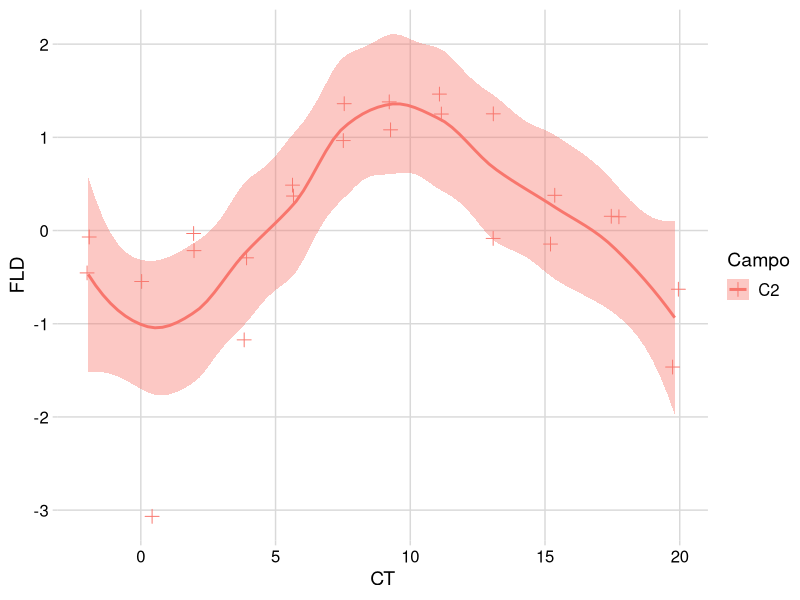
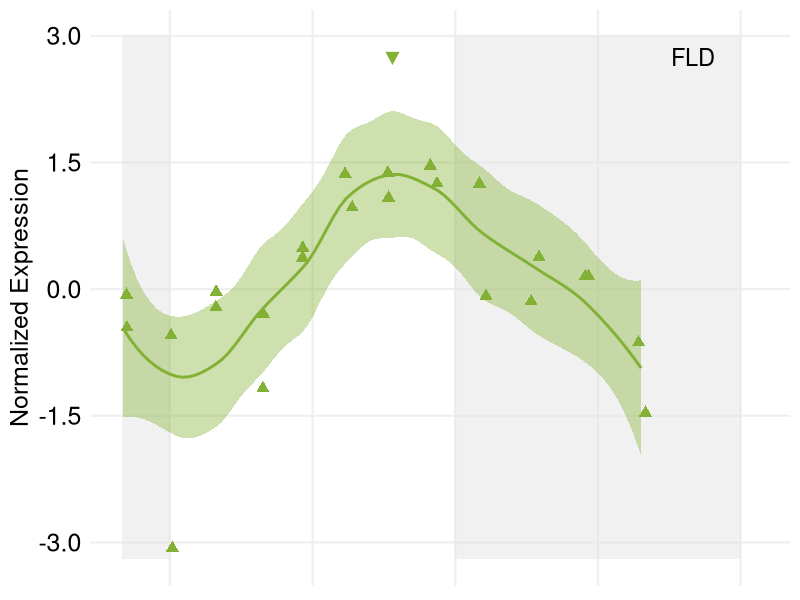
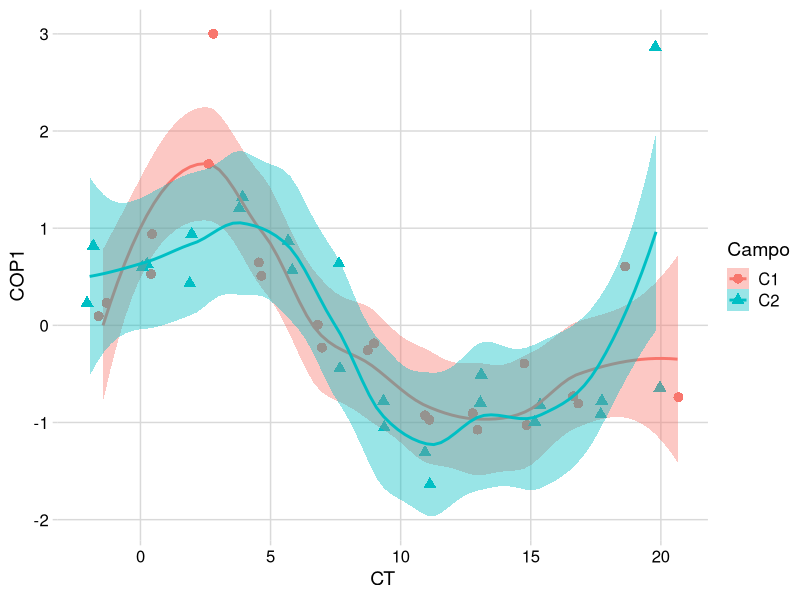
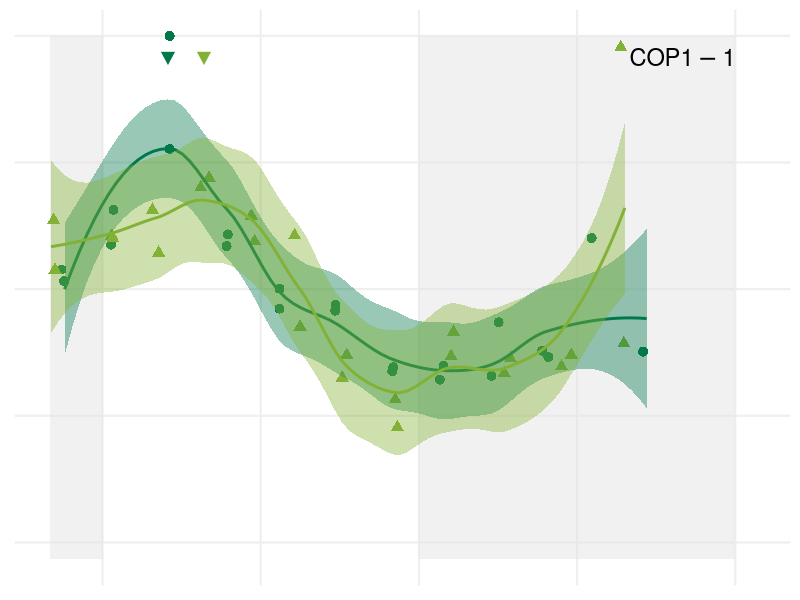
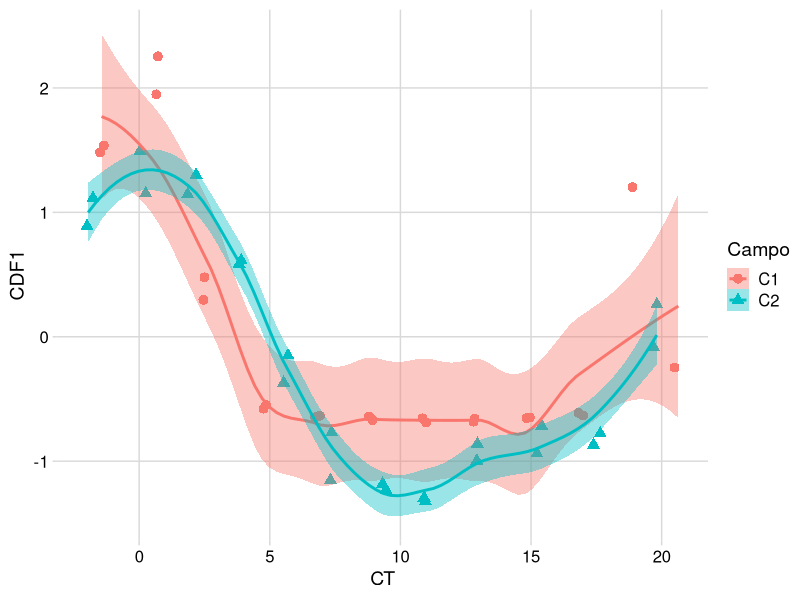
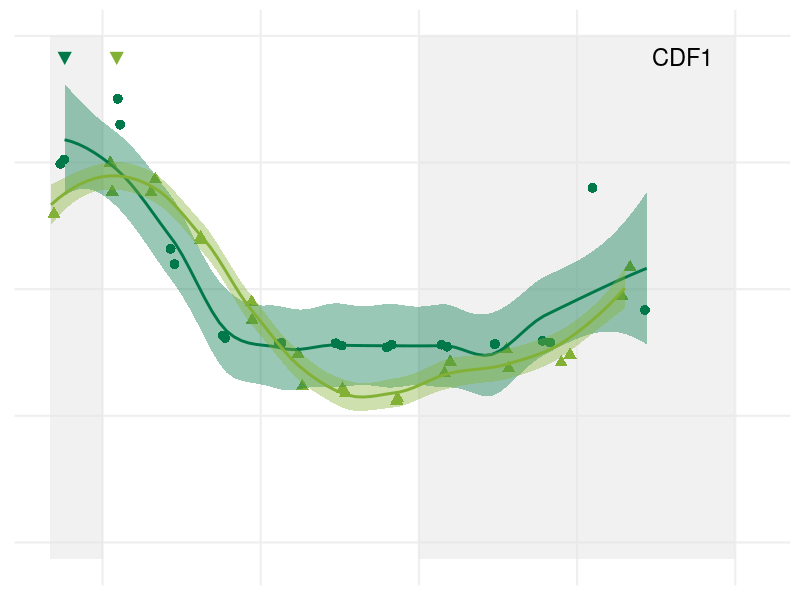
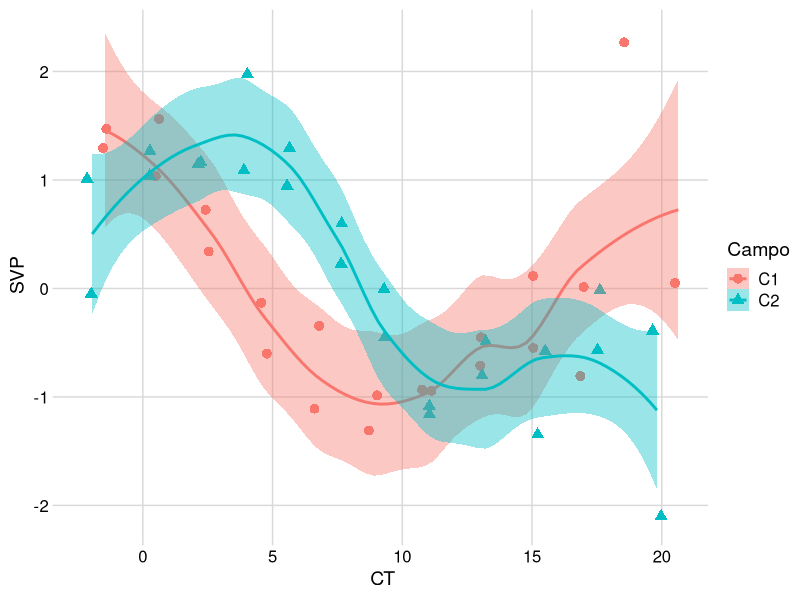
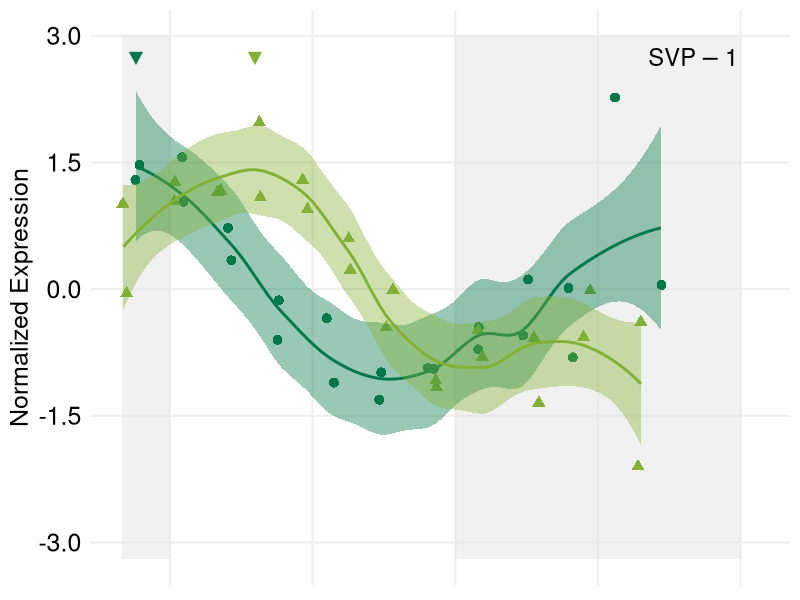

The R source for these figures, in order:
library(ggplot2)
library(scales)
library(reshape2)
library(cowplot)
theme_set(theme_minimal_grid())

#green
C1 <- "#007849"
C2 <- "#82b135"
both <- "grey"

#C1_line = "longdash"
C1_line = "solid"
C2_line = "solid"

#export 1400 x 1400
#.svg 1440 x 1440
#set folder

#Figure3A_FLD
timecourses_FLD <- read.csv("FLD_timecourses.txt", sep="\t")
ggplot(data=timecourses_FLD, aes(x=CT, y=FLD, group=Campo)) +
  geom_jitter(aes(col=Campo), shape = 3, position=position_jitter(0.2), size = 3) +
  stat_smooth(aes(group = Campo, colour = Campo, fill=Campo, outfit=fit2<<-..y..),method="loess",  span = 0.5)
fit2 <- data.frame(fit2)
fit3 <- fit2[1:80, ]
fit5 <- cbind(fit3)
fit5 <- data.frame(fit5)
maxC20 <- data.frame(which(fit5 == max(fit5$fit3), arr.ind=TRUE))
maxC2 <- ((maxC20$row-1)*21.78/79)-1.95
minC20 <- data.frame(which(fit5 == min(fit5$fit3), arr.ind=TRUE))
minC2 <- ((minC20$row-1)*21.78/79)-1.95
FinalMaxMin <- cbind(maxC2, minC2)

FLD <- ggplot(data=timecourses_FLD, aes(x=CT, y=FLD, group=Campo)) +
  annotate("rect", xmin = -2, xmax = 0, ymin = -3.2, ymax = 3, alpha = .5, fill = "#e3e3e3")+
  annotate("rect", xmin = 12, xmax = 24, ymin = -3.2, ymax = 3, alpha = .5, fill = "#e3e3e3")+
  geom_jitter(aes(col=Campo), shape = 17, position=position_jitter(0.2), size = 3) +
  stat_smooth(aes(group = Campo, colour = Campo, fill=Campo, outfit=fit2<<-..y..),method="loess",  span = 0.5)+
  scale_colour_manual(values=c(C2))+
  scale_fill_manual(values=c(C2))+
  scale_linetype_manual(values=c(C2_line)) +
  annotate("text", x = maxC2, y = 2.75, label = "\u25bc", size = 6, colour=C2)+
  annotate("text", x = 22, y = 2.75, label = "FLD", size = 6, parse=TRUE)+
  scale_x_continuous(breaks=seq(0,24,6), name="ZT (h)", limits=c(-2, 24.75))+
  scale_y_continuous(breaks=seq(-3,3,1.5), name="Normalized Expression", limits=c(-3.2,3), labels = scales::number_format(accuracy = 0.1))+
  theme(panel.grid.major = element_line(colour = "#efefef", size = 0.75), 
        text = element_text(size=18), 
        axis.ticks = element_blank(),
        axis.line = element_blank(),
        axis.text.x = element_blank(),
        axis.title.x = element_blank(),
        axis.text.y = element_text(size=18),
        legend.position = "none"
  )
FLD
FinalMaxMin


#Figure3B_COP1
timecourses_COP1 <- read.csv("COP1_timecourses.txt", sep="\t")
ggplot(data=timecourses_COP1, aes(x=CT, y=COP1, group=Campo)) +
  geom_jitter(aes(col=Campo, shape = Campo),position=position_jitter(0.2), size = 3) +
  stat_smooth(aes(group = Campo, colour = Campo, fill=Campo, outfit=fit2<<-..y..),method="loess",  span = 0.5)
fit2 <- data.frame(fit2)
fit3 <- fit2[1:80, ]
fit4 <- fit2[81:160, ]
fit5 <- cbind(fit3, fit4)
fit5 <- data.frame(fit5)
maxC10 <- data.frame(which(fit5 == max(fit5$fit3), arr.ind=TRUE))
maxC1 <- ((maxC10$row-1)*22.08/79)-1.44
maxC20 <- data.frame(which(fit5 == max(fit5$fit4), arr.ind=TRUE))
maxC2 <- ((maxC20$row-1)*21.78/79)-1.95
minC10 <- data.frame(which(fit5 == min(fit5$fit3), arr.ind=TRUE))
minC1 <- ((minC10$row-1)*22.08/79)-1.44
minC20 <- data.frame(which(fit5 == min(fit5$fit4), arr.ind=TRUE))
minC2 <- ((minC20$row-1)*21.78/79)-1.95
FinalMaxMin <- cbind(maxC1, minC1, maxC2, minC2)

COP1 <- ggplot(data=timecourses_COP1, aes(x=CT, y=COP1, group=Campo)) +
  annotate("rect", xmin = -2, xmax = 0, ymin = -3.2, ymax = 3, alpha = .5, fill = "#e3e3e3")+
  annotate("rect", xmin = 12, xmax = 24, ymin = -3.2, ymax = 3, alpha = .5, fill = "#e3e3e3")+
  geom_jitter(aes(col=Campo, shape = Campo),position=position_jitter(0.2), size = 3) +
  stat_smooth(aes(group = Campo, colour = Campo, fill=Campo, outfit=fit2<<-..y..),method="loess",  span = 0.5)+
  scale_colour_manual(values=c(C1, C2))+
  scale_fill_manual(values=c(C1, C2))+
  scale_linetype_manual(values=c(C1_line, C2_line)) +
  annotate("text", x = maxC1, y = 2.75, label = "\u25bc", size = 6, colour=C1)+
  annotate("text", x = maxC2, y = 2.75, label = "\u25bc", size = 6, colour=C2)+
  annotate("text", x = 22, y = 2.75, label = "COP1-1", size = 6, parse=TRUE)+
  scale_x_continuous(breaks=seq(0,24,6), name="ZT (h)", limits=c(-2, 24.75))+
  scale_y_continuous(breaks=seq(-3,3,1.5), name="Normalized Expression", limits=c(-3.2,3), labels = scales::number_format(accuracy = 0.1))+
  theme(panel.grid.major = element_line(colour = "#efefef", size = 0.75), 
        text = element_text(size=18), 
        axis.ticks = element_blank(),
        axis.line = element_blank(),
        axis.text.x = element_blank(),
        axis.title.x = element_blank(),
        axis.text.y = element_blank(),
        axis.title.y = element_blank(),
        legend.position = "none"
  )
COP1
FinalMaxMin


#Figure3C_CDF1
timecourses_CDF1 <- read.csv("CDF1_timecourses.txt", sep="\t")
ggplot(data=timecourses_CDF1, aes(x=CT, y=CDF1, group=Campo)) +
  geom_jitter(aes(col=Campo, shape = Campo),position=position_jitter(0.2), size = 3) +
  stat_smooth(aes(group = Campo, colour = Campo, fill=Campo, outfit=fit2<<-..y..),method="loess",  span = 0.5)
fit2 <- data.frame(fit2)
fit3 <- fit2[1:80, ]
fit4 <- fit2[81:160, ]
fit5 <- cbind(fit3, fit4)
fit5 <- data.frame(fit5)
maxC10 <- data.frame(which(fit5 == max(fit5$fit3), arr.ind=TRUE))
maxC1 <- ((maxC10$row-1)*22.08/79)-1.44
maxC20 <- data.frame(which(fit5 == max(fit5$fit4), arr.ind=TRUE))
maxC2 <- ((maxC20$row-1)*21.78/79)-1.95
minC10 <- data.frame(which(fit5 == min(fit5$fit3), arr.ind=TRUE))
minC1 <- ((minC10$row-1)*22.08/79)-1.44
minC20 <- data.frame(which(fit5 == min(fit5$fit4), arr.ind=TRUE))
minC2 <- ((minC20$row-1)*21.78/79)-1.95
FinalMaxMin <- cbind(maxC1, minC1, maxC2, minC2)

CDF1 <- ggplot(data=timecourses_CDF1, aes(x=CT, y=CDF1, group=Campo)) +
  annotate("rect", xmin = -2, xmax = 0, ymin = -3.2, ymax = 3, alpha = .5, fill = "#e3e3e3")+
  annotate("rect", xmin = 12, xmax = 24, ymin = -3.2, ymax = 3, alpha = .5, fill = "#e3e3e3")+
  geom_jitter(aes(col=Campo, shape = Campo),position=position_jitter(0.2), size = 3) +
  stat_smooth(aes(group = Campo, colour = Campo, fill=Campo, outfit=fit2<<-..y..),method="loess",  span = 0.5)+
  scale_colour_manual(values=c(C1, C2))+
  scale_fill_manual(values=c(C1, C2))+
  scale_linetype_manual(values=c(C1_line, C2_line)) +
  annotate("text", x = maxC1, y = 2.75, label = "\u25bc", size = 6, colour=C1)+
  annotate("text", x = maxC2, y = 2.75, label = "\u25bc", size = 6, colour=C2)+
  annotate("text", x = 22, y = 2.75, label = "CDF1", size = 6, parse=TRUE)+
  scale_x_continuous(breaks=seq(0,24,6), name="ZT (h)", limits=c(-2, 24.75))+
  scale_y_continuous(breaks=seq(-3,3,1.5), name="Normalized Expression", limits=c(-3.2,3), labels = scales::number_format(accuracy = 0.1))+
  theme(panel.grid.major = element_line(colour = "#efefef", size = 0.75), 
        text = element_text(size=18), 
        axis.ticks = element_blank(),
        axis.line = element_blank(),
        axis.text.x = element_blank(),
        axis.title.x = element_blank(),
        axis.text.y = element_blank(),
        axis.title.y = element_blank(),
        legend.position = "none"
  )
CDF1
FinalMaxMin


#Figure3D_SVP-1
timecourses_SVP <- read.csv("SVP_1_timecourses.txt", sep="\t")
ggplot(data=timecourses_SVP, aes(x=CT, y=SVP, group=Campo)) +
  geom_jitter(aes(col=Campo, shape = Campo),position=position_jitter(0.2), size = 3) +
  stat_smooth(aes(group = Campo, colour = Campo, fill=Campo, outfit=fit2<<-..y..),method="loess",  span = 0.5)
fit2 <- data.frame(fit2)
fit3 <- fit2[1:80, ]
fit4 <- fit2[81:160, ]
fit5 <- cbind(fit3, fit4)
fit5 <- data.frame(fit5)
maxC10 <- data.frame(which(fit5 == max(fit5$fit3), arr.ind=TRUE))
maxC1 <- ((maxC10$row-1)*22.08/79)-1.44
maxC20 <- data.frame(which(fit5 == max(fit5$fit4), arr.ind=TRUE))
maxC2 <- ((maxC20$row-1)*21.78/79)-1.95
minC10 <- data.frame(which(fit5 == min(fit5$fit3), arr.ind=TRUE))
minC1 <- ((minC10$row-1)*22.08/79)-1.44
minC20 <- data.frame(which(fit5 == min(fit5$fit4), arr.ind=TRUE))
minC2 <- ((minC20$row-1)*21.78/79)-1.95
FinalMaxMin <- cbind(maxC1, minC1, maxC2, minC2)

SVP_1 <- ggplot(data=timecourses_SVP, aes(x=CT, y=SVP, group=Campo)) +
  annotate("rect", xmin = -2, xmax = 0, ymin = -3.2, ymax = 3, alpha = .5, fill = "#e3e3e3")+
  annotate("rect", xmin = 12, xmax = 24, ymin = -3.2, ymax = 3, alpha = .5, fill = "#e3e3e3")+
  geom_jitter(aes(col=Campo, shape = Campo),position=position_jitter(0.2), size = 3) +
  stat_smooth(aes(group = Campo, colour = Campo, fill=Campo, outfit=fit2<<-..y..),method="loess",  span = 0.5)+
  scale_colour_manual(values=c(C1, C2))+
  scale_fill_manual(values=c(C1, C2))+
  scale_linetype_manual(values=c(C1_line, C2_line)) +
  annotate("text", x = maxC1, y = 2.75, label = "\u25bc", size = 6, colour=C1)+
  annotate("text", x = maxC2, y = 2.75, label = "\u25bc", size = 6, colour=C2)+
  annotate("text", x = 22, y = 2.75, label = "SVP-1", size = 6, parse=TRUE)+
  scale_x_continuous(breaks=seq(0,24,6), name="ZT (h)", limits=c(-2, 24.75))+
  scale_y_continuous(breaks=seq(-3,3,1.5), name="Normalized Expression", limits=c(-3.2,3), labels = scales::number_format(accuracy = 0.1))+
  theme(panel.grid.major = element_line(colour = "#efefef", size = 0.75), 
        text = element_text(size=18), 
        axis.ticks = element_blank(),
        axis.line = element_blank(),
        axis.text.x = element_blank(),
        axis.title.x = element_blank(),
        axis.text.y = element_text(size=18),
        legend.position = "none"
  )
SVP_1
FinalMaxMin


#Figure3E_SVP-2
timecourses_SVP <- read.csv("SVP_2_timecourses.txt", sep="\t")
ggplot(data=timecourses_SVP, aes(x=CT, y=SVP, group=Campo)) +
  geom_jitter(aes(col=Campo, shape = Campo),position=position_jitter(0.2), size = 3) +
  stat_smooth(aes(group = Campo, colour = Campo, fill=Campo, outfit=fit2<<-..y..),method="loess",  span = 0.5)
fit2 <- data.frame(fit2)
fit3 <- fit2[1:60, ]
fit4 <- fit2[81:140, ]
fit5 <- cbind(fit3, fit4)
fit5 <- data.frame(fit5)
maxC10 <- data.frame(which(fit5 == max(fit5$fit3), arr.ind=TRUE))
maxC1 <- ((maxC10$row-1)*16.13/59)-1.44
maxC20 <- data.frame(which(fit5 == max(fit5$fit4), arr.ind=TRUE))
maxC2 <- ((maxC20$row-1)*15.77/59)-1.95
minC10 <- data.frame(which(fit5 == min(fit5$fit3), arr.ind=TRUE))
minC1 <- ((minC10$row-1)*16.13/59)-1.44
minC20 <- data.frame(which(fit5 == min(fit5$fit4), arr.ind=TRUE))
minC2 <- ((minC20$row-1)*15.77/59)-1.95
FinalMaxMin <- cbind(maxC1, minC1, maxC2, minC2)

SVP_2 <- ggplot(data=timecourses_SVP, aes(x=CT, y=SVP, group=Campo)) +
  annotate("rect", xmin = -2, xmax = 0, ymin = -3.2, ymax = 3, alpha = .5, fill = "#e3e3e3")+
  annotate("rect", xmin = 12, xmax = 24, ymin = -3.2, ymax = 3, alpha = .5, fill = "#e3e3e3")+
  geom_jitter(aes(col=Campo, shape = Campo),position=position_jitter(0.2), size = 3) +
  stat_smooth(aes(group = Campo, colour = Campo, fill=Campo, outfit=fit2<<-..y..),method="loess",  span = 0.5)+
  scale_colour_manual(values=c(C1, C2))+
  scale_fill_manual(values=c(C1, C2))+
  scale_linetype_manual(values=c(C1_line, C2_line)) +
  annotate("text", x = maxC1, y = 2.75, label = "\u25bc", size = 6, colour=C1)+
  annotate("text", x = maxC2, y = 2.75, label = "\u25bc", size = 6, colour=C2)+
  annotate("text", x = 22, y = 2.75, label = "SVP-2", size = 6, parse=TRUE)+
  scale_x_continuous(breaks=seq(0,24,6), name="ZT (h)", limits=c(-2, 24.75))+
  scale_y_continuous(breaks=seq(-3,3,1.5), name="Normalized Expression", limits=c(-3.2,3), labels = scales::number_format(accuracy = 0.1))+
  theme(panel.grid.major = element_line(colour = "#efefef", size = 0.75), 
        text = element_text(size=18), 
        axis.ticks = element_blank(),
        axis.line = element_blank(),
        axis.text.x = element_blank(),
        axis.title.x = element_blank(),
        axis.text.y = element_blank(),
        axis.title.y = element_blank(),
        legend.position = "none"
  )
SVP_2
FinalMaxMin


#Figure3F_SVP_3
timecourses_SVP <- read.csv("SVPc_timecourses.txt", sep="\t")
ggplot(data=timecourses_SVP, aes(x=CT, y=SVP, group=Campo)) +
  geom_jitter(aes(col=Campo, shape = Campo),position=position_jitter(0.2), size = 3) +
  stat_smooth(aes(group = Campo, colour = Campo, fill=Campo, outfit=fit2<<-..y..),method="loess",  span = 0.5)
fit2 <- data.frame(fit2)
fit3 <- fit2[1:70, ]
fit4 <- fit2[81:160, ]
fit5 <- cbind(fit3, fit4)
fit5 <- data.frame(fit5)
maxC10 <- data.frame(which(fit5 == max(fit5$fit3), arr.ind=TRUE))
maxC1 <- ((maxC10$row-1)*19.01/69)-1.44
maxC20 <- data.frame(which(fit5 == max(fit5$fit4), arr.ind=TRUE))
maxC2 <- ((maxC20$row-1)*21.78/79)-1.95
minC10 <- data.frame(which(fit5 == min(fit5$fit3), arr.ind=TRUE))
minC1 <- ((minC10$row-1)*19.01/69)-1.44
minC20 <- data.frame(which(fit5 == min(fit5$fit4), arr.ind=TRUE))
minC2 <- ((minC20$row-1)*21.78/79)-1.95
FinalMaxMin <- cbind(maxC1, minC1, maxC2, minC2)

SVP_3 <- ggplot(data=timecourses_SVP, aes(x=CT, y=SVP, group=Campo)) +
  annotate("rect", xmin = -2, xmax = 0, ymin = -3.2, ymax = 3, alpha = .5, fill = "#e3e3e3")+
  annotate("rect", xmin = 12, xmax = 24, ymin = -3.2, ymax = 3, alpha = .5, fill = "#e3e3e3")+
  geom_jitter(aes(col=Campo, shape = Campo),position=position_jitter(0.2), size = 3) +
  stat_smooth(aes(group = Campo, colour = Campo, fill=Campo, outfit=fit2<<-..y..),method="loess",  span = 0.5)+
  scale_colour_manual(values=c(C1, C2))+
  scale_fill_manual(values=c(C1, C2))+
  scale_linetype_manual(values=c(C1_line, C2_line)) +
  annotate("text", x = maxC1[1], y = 2.75, label = "\u25bc", size = 6, colour=C1)+
  annotate("text", x = maxC2, y = 2.75, label = "\u25bc", size = 6, colour=C2)+
  annotate("text", x = 22, y = 2.75, label = "SVP-3", size = 6, parse=TRUE)+
  scale_x_continuous(breaks=seq(0,24,6), name="ZT (h)", limits=c(-2, 24.75))+
  scale_y_continuous(breaks=seq(-3,3,1.5), name="Normalized Expression", limits=c(-3.2,3), labels = scales::number_format(accuracy = 0.1))+
  theme(panel.grid.major = element_line(colour = "#efefef", size = 0.75), 
        text = element_text(size=18), 
        axis.ticks = element_blank(),
        axis.line = element_blank(),
        axis.text.x = element_blank(),
        axis.title.x = element_blank(),
        axis.text.y = element_blank(),
        axis.title.y = element_blank(),
        legend.position = "none"
  )
SVP_3
FinalMaxMin


#FigureG_SOC1
timecourses_SOC1 <- read.csv("SOC1_timecourses.txt", sep="\t")
ggplot(data=timecourses_SOC1, aes(x=CT, y=SOC1, group=Campo)) +
  geom_jitter(aes(col=Campo, shape = Campo),position=position_jitter(0.2), size = 3) +
  stat_smooth(aes(group = Campo, colour = Campo, fill=Campo, outfit=fit2<<-..y..),method="loess",  span = 0.5)
fit2 <- data.frame(fit2)
fit3 <- fit2[1:80, ]
fit4 <- fit2[81:150, ]
fit5 <- cbind(fit3, fit4)
fit5 <- data.frame(fit5)
maxC10 <- data.frame(which(fit5 == max(fit5$fit3), arr.ind=TRUE))
maxC1 <- ((maxC10$row-1)*22.08/79)-1.44
maxC20 <- data.frame(which(fit5 == max(fit5$fit4), arr.ind=TRUE))
maxC2 <- ((maxC20$row-1)*18.78/69)-1.95
minC10 <- data.frame(which(fit5 == min(fit5$fit3), arr.ind=TRUE))
minC1 <- ((minC10$row-1)*22.08/79)-1.44
minC20 <- data.frame(which(fit5 == min(fit5$fit4), arr.ind=TRUE))
minC2 <- ((minC20$row-1)*18.78/69)-1.95
FinalMaxMin <- cbind(maxC1, minC1, maxC2, minC2)

SOC1 <- ggplot(data=timecourses_SOC1, aes(x=CT, y=SOC1, group=Campo)) +
  annotate("rect", xmin = -2, xmax = 0, ymin = -3.2, ymax = 3, alpha = .5, fill = "#e3e3e3")+
  annotate("rect", xmin = 12, xmax = 24, ymin = -3.2, ymax = 3, alpha = .5, fill = "#e3e3e3")+
  geom_jitter(aes(col=Campo, shape = Campo),position=position_jitter(0.2), size = 3) +
  stat_smooth(aes(group = Campo, colour = Campo, fill=Campo, outfit=fit2<<-..y..),method="loess",  span = 0.5)+
  scale_colour_manual(values=c(C1, C2))+
  scale_fill_manual(values=c(C1, C2))+
  scale_linetype_manual(values=c(C1_line, C2_line)) +
  annotate("text", x = maxC1, y = 2.75, label = "\u25bc", size = 6, colour=C1)+
  annotate("text", x = maxC2[1], y = 2.75, label = "\u25bc", size = 6, colour=C2)+
  annotate("text", x = 22, y = 2.75, label = "SOC1", size = 6, parse=TRUE)+
  scale_x_continuous(breaks=seq(0,24,6), name="ZT (h)", limits=c(-2, 24.75))+
  scale_y_continuous(breaks=seq(-3,3,1.5), name="Normalized Expression", limits=c(-3.2,3), labels = scales::number_format(accuracy = 0.1))+
  theme(panel.grid.major = element_line(colour = "#efefef", size = 0.75), 
        text = element_text(size=18), 
        axis.ticks = element_blank(),
        axis.line = element_blank(),
        axis.text.x = element_text(size=18),
        axis.text.y = element_text(size=18),
        legend.position = "none"
  )
SOC1
FinalMaxMin


#FigureH_FT
timecourses_FT <- read.csv("FT_timecourses.txt", sep="\t")
ggplot(data=timecourses_FT, aes(x=CT, y=FT, group=Campo)) +
  geom_jitter(aes(col=Campo, shape = Campo),position=position_jitter(0.2), size = 3) +
  stat_smooth(aes(group = Campo, colour = Campo, fill=Campo, outfit=fit2<<-..y..),method="loess",  span = 0.5)
fit2 <- data.frame(fit2)
fit3 <- fit2[1:80, ]
fit4 <- fit2[81:160, ]
fit5 <- cbind(fit3, fit4)
fit5 <- data.frame(fit5)
maxC10 <- data.frame(which(fit5 == max(fit5$fit3), arr.ind=TRUE))
maxC1 <- ((maxC10$row-1)*22.08/79)-1.44
maxC20 <- data.frame(which(fit5 == max(fit5$fit4), arr.ind=TRUE))
maxC2 <- ((maxC20$row-1)*21.78/79)-1.95
minC10 <- data.frame(which(fit5 == min(fit5$fit3), arr.ind=TRUE))
minC1 <- ((minC10$row-1)*22.08/79)-1.44
minC20 <- data.frame(which(fit5 == min(fit5$fit4), arr.ind=TRUE))
minC2 <- ((minC20$row-1)*21.78/79)-1.95
FinalMaxMin <- cbind(maxC1, minC1, maxC2, minC2)

FT <- ggplot(data=timecourses_FT, aes(x=CT, y=FT, group=Campo)) +
  annotate("rect", xmin = -2, xmax = 0, ymin = -3.2, ymax = 3, alpha = .5, fill = "#e3e3e3")+
  annotate("rect", xmin = 12, xmax = 24, ymin = -3.2, ymax = 3, alpha = .5, fill = "#e3e3e3")+
  geom_jitter(aes(col=Campo, shape = Campo),position=position_jitter(0.2), size = 3) +
  stat_smooth(aes(group = Campo, colour = Campo, fill=Campo, outfit=fit2<<-..y..),method="loess",  span = 0.5)+
  scale_colour_manual(values=c(C1, C2))+
  scale_fill_manual(values=c(C1, C2))+
  scale_linetype_manual(values=c(C1_line, C2_line)) +
  annotate("text", x = maxC1, y = 2.75, label = "\u25bc", size = 6, colour=C1)+
  annotate("text", x = maxC2, y = 2.75, label = "\u25bc", size = 6, colour=C2)+
  annotate("text", x = 22, y = 2.75, label = "FT", size = 6, parse=TRUE)+
  scale_x_continuous(breaks=seq(0,24,6), name="ZT (h)", limits=c(-2, 24.75))+
  scale_y_continuous(breaks=seq(-3,3,1.5), name="Normalized Expression", limits=c(-3.2,3), labels = scales::number_format(accuracy = 0.1))+
  theme(panel.grid.major = element_line(colour = "#efefef", size = 0.75), 
        text = element_text(size=18), 
        axis.ticks = element_blank(),
        axis.line = element_blank(),
        axis.text.x = element_text(size=18),
        axis.text.y = element_blank(),
        axis.title.y = element_blank(),
        legend.position = "none"
  )
FT
FinalMaxMin


#FigureI_AP1-1
timecourses_AP1 <- read.csv("AP1_timecourses.txt", sep="\t")
ggplot(data=timecourses_AP1, aes(x=CT, y=AP1, group=Campo)) +
  geom_jitter(aes(col=Campo, shape = Campo),position=position_jitter(0.2), size = 3) +
  stat_smooth(aes(group = Campo, colour = Campo, fill=Campo, outfit=fit2<<-..y..),method="loess",  span = 0.5)
fit2 <- data.frame(fit2)
fit3 <- fit2[1:80, ]
fit4 <- fit2[81:150, ]
fit5 <- cbind(fit3, fit4)
fit5 <- data.frame(fit5)
maxC10 <- data.frame(which(fit5 == max(fit5$fit3), arr.ind=TRUE))
maxC1 <- ((maxC10$row-1)*22.08/79)-1.44
maxC20 <- data.frame(which(fit5 == max(fit5$fit4), arr.ind=TRUE))
maxC2 <- ((maxC20$row-1)*18.78/69)-1.95
minC10 <- data.frame(which(fit5 == min(fit5$fit3), arr.ind=TRUE))
minC1 <- ((minC10$row-1)*22.08/79)-1.44
minC20 <- data.frame(which(fit5 == min(fit5$fit4), arr.ind=TRUE))
minC2 <- ((minC20$row-1)*18.78/69)-1.95
FinalMaxMin <- cbind(maxC1, minC1, maxC2, minC2)

AP1a <- ggplot(data=timecourses_AP1, aes(x=CT, y=AP1, group=Campo)) +
  annotate("rect", xmin = -2, xmax = 0, ymin = -3.2, ymax = 3, alpha = .5, fill = "#e3e3e3")+
  annotate("rect", xmin = 12, xmax = 24, ymin = -3.2, ymax = 3, alpha = .5, fill = "#e3e3e3")+
  geom_jitter(aes(col=Campo, shape = Campo),position=position_jitter(0.2), size = 3) +
  stat_smooth(aes(group = Campo, colour = Campo, fill=Campo, outfit=fit2<<-..y..),method="loess",  span = 0.5)+
  scale_colour_manual(values=c(C1, C2))+
  scale_fill_manual(values=c(C1, C2))+
  scale_linetype_manual(values=c(C1_line, C2_line)) +
  annotate("text", x = maxC1, y = 2.75, label = "\u25bc", size = 6, colour=C1)+
  annotate("text", x = maxC2, y = 2.75, label = "\u25bc", size = 6, colour=C2)+
  annotate("text", x = 22, y = 2.75, label = "AP1-1", size = 6, parse=TRUE)+
  scale_x_continuous(breaks=seq(0,24,6), name="ZT (h)", limits=c(-2, 24.75))+
  scale_y_continuous(breaks=seq(-3,3,1.5), name="Normalized Expression", limits=c(-3.2,3), labels = scales::number_format(accuracy = 0.1))+
  theme(panel.grid.major = element_line(colour = "#efefef", size = 0.75), 
        text = element_text(size=18), 
        axis.ticks = element_blank(),
        axis.line = element_blank(),
        axis.text.x = element_text(size=18),
        axis.text.y = element_blank(),
        axis.title.y = element_blank(),
        legend.position = "none"
  )
AP1a
FinalMaxMin


plot_grid(FLD,COP1,CDF1,SVP_1,SVP_2,SVP_3,SOC1,FT,AP1a, labels = c("A", "B", "C", "D", "E", "F", "G", "H", "I"), ncol = 3, rel_widths = c(1.25, 1,1),rel_heights = c(1,1,1.15), label_size = 20)
